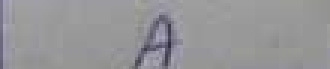
#> input picture HRT Recognition/code/10.png, 110 x 23 px, given in place of m06-019-00.png, which was not available (shown 3 times larger)
$ jupyter execute --allow-errors AI_project.ipynb   (shell and % lines are left out)   (older library calls are emulated)   (text cells are left out)
#> lines starting #> are read from the running program, lines starting #| are printed output that depends on the picture; after the words box and inside, x2 and y2 are one past the last pixel; in counts of white or black regions, pixels touching at a corner belong together; pictures that were not available may be replaced by others from this repository, and a replacement may not be noted
[cell 1]
from google.colab import drive


drive.mount('/content/gdrive')

[cell 2]
# importing the "tarfile" module
import tarfile

# open file
#> (the rest of this cell did not finish here and is left out)

[cell 3]
# !sudo apt-get install tesseract-ocr
import tensorflow as tf
tf.__version__

[cell 4]
# import the necessary packages
from PIL import Image
import pytesseract
import argparse
import cv2
import os

img="/content/Destination/m06/m06-019/m06-019-00.png"
preprocess = "thresh"
# preprocess = "blur"

[cell 5]
# load the example image and convert it to grayscale
image = cv2.imread(img)
#> image is the input picture: shape (23, 110, 3); mean B, G, R 151.9, 149.4, 149.8
gray = cv2.cvtColor(image, cv2.COLOR_BGR2GRAY)
# check to see if we should apply thresholding to preprocess the
# image
if preprocess == "thresh":
	gray = cv2.threshold(gray, 0, 255,
		cv2.THRESH_BINARY | cv2.THRESH_OTSU)[1]
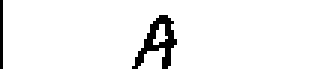
#> gray: shape (23, 110) (shown 3 times larger); 94.9% white; black in thin lines or dots, all inside (x1, y1, x2, y2) = (0, 0, 59, 23)
# make a check to see if median blurring should be done to remove
# noise
elif preprocess == "blur":
	gray = cv2.medianBlur(gray, 3)
# write the grayscale image to disk as a temporary file so we can
# apply OCR to it
filename = "{}.png".format(os.getpid())
cv2.imwrite(filename, gray)
#> Out = True

[cell 6]
from google.colab.patches import cv2_imshow
# load the image as a PIL/Pillow image, apply OCR, and then delete
# the temporary file
#> (the rest of this cell did not finish here and is left out)

[cell 7]
import json

# Data to be written
dictionary ={
    "username":"abdullahhabib86","key":"da2f205844771e60d393c8816cb1dc7d"
}
#> dictionary = {'username': 'abdullahhabib86', 'key': 'da2f205844771e60d393c8816cb1dc7d'}

with open("kaggle.json", "w") as outfile:
    json.dump(dictionary, outfile)

#> (a cell that did not finish here is left out)

[cell 9]
import numpy as np
import pandas as pd
from keras.preprocessing.image import ImageDataGenerator
import os
import random
import cv2
import imutils
import random
import matplotlib.pyplot as plt
import seaborn as sns
from sklearn.preprocessing import LabelBinarizer
from keras.utils import np_utils
from keras.models import Sequential,model_from_json
from keras import optimizers
from keras import backend as K
from keras.layers import Dense, Activation, Flatten, MaxPooling2D, Dropout
from keras.layers import Conv2D, MaxPooling2D, BatchNormalization

[cell 10]
dir = "/content/input/handwritten-characters/Train/"
train_data = []
img_size = 32
non_chars = ["#","$","&","@"]
for i in os.listdir(dir):
    if i in non_chars:
        continue
    count = 0
    sub_directory = os.path.join(dir,i)
    for j in os.listdir(sub_directory):
        count+=1
        if count > 4000:
            break
        img = cv2.imread(os.path.join(sub_directory,j),0)
#> img: shape (23, 110); min 48, max 174, mean 149.5
        img = cv2.resize(img,(img_size,img_size))
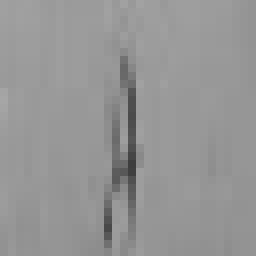
#> img: shape (32, 32) (shown 8 times larger); min 62, max 166, mean 149.4
        train_data.append([img,i])

[cell 11]
len(train_data)
#> Out = 1

[cell 12]
val_dir = "/content/input/handwritten-characters/Validation/"
val_data = []
img_size = 32
for i in os.listdir(val_dir):
    if i in non_chars:
        continue
    count = 0
    sub_directory = os.path.join(val_dir,i)
    for j in os.listdir(sub_directory):
        count+=1
        if count > 1000:
            break
        img = cv2.imread(os.path.join(sub_directory,j),0)
        img = cv2.resize(img,(img_size,img_size))
        val_data.append([img,i])

[cell 13]
len(val_data)
#> Out = 1

[cell 14]
random.shuffle(train_data)
random.shuffle(val_data)

[cell 15]
train_X = []
train_Y = []
for image,label in train_data:
    train_X.append(image)
    train_Y.append(label)
#> this loop made 1 pass
#> label on pass 1: '10.png'
#> after the loop, train_X = 1 item; train_Y = ['10.png']

[cell 16]
val_X = []
val_Y = []
for image,label in val_data:
    val_X.append(image)
    val_Y.append(label)
#> after the loop, val_X = 1 item; val_Y = ['10.png']
# print("train_y",train_Y)

print(set(val_Y))
#| {'10.png'}

[cell 17]
LB = LabelBinarizer()
train_Y = LB.fit_transform(train_Y)
#> train_Y = [0]
val_Y = LB.fit_transform(val_Y)
#> val_Y = [0]

[cell 18]
import pickle

# Save the LabelBinarizer
with open('label_binarizer.pickle', 'wb') as f:
    pickle.dump(LB, f)

[cell 19]
train_X = np.array(train_X)/255.0
train_X = train_X.reshape(-1,32,32,1)
train_Y = np.array(train_Y)

[cell 20]
print(train_X.shape)
#| (1, 32, 32, 1)

[cell 21]
val_X = np.array(val_X)/255.0
val_X = val_X.reshape(-1,32,32,1)
val_Y = np.array(val_Y)

[cell 22]
print(train_X.shape,val_X.shape)
#| (1, 32, 32, 1) (1, 32, 32, 1)

[cell 23]
print(train_Y.shape,val_Y.shape)
#| (1, 1) (1, 1)

$ run again, on HRT Recognition/code/12.png
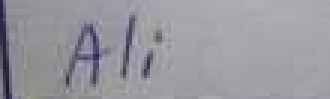
#> input picture HRT Recognition/code/12.png, 110 x 33 px, given in place of m06-019-00.png, which was not available (shown 3 times larger)
#> image is the input picture: shape (33, 110, 3); mean B, G, R 158.2, 151.5, 152.7
#> `gray = cv2.threshold(gray, 0, 255, cv2.THRESH_BINARY | cv2.THRESH_OTSU..`:
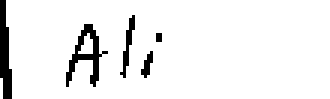
#> gray: shape (33, 110) (shown 3 times larger); 93.1% white; 5 black regions (2 under 20 px), largest, box (x1, y1, x2, y2) and area: (22, 8, 36, 29) 96, (0, 0, 4, 33) 93, (40, 5, 45, 26) 36
#> `cv2.imwrite(filename, gray)`: Out = True
#> dictionary = {'username': 'abdullahhabib86', 'key': 'da2f205844771e60d393c8816cb1dc7d'}
#> `img = cv2.resize(img,(img_size,img_size))`:
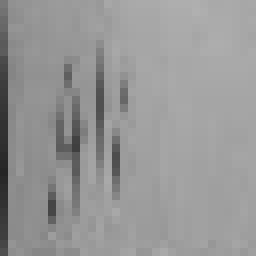
#> img: shape (32, 32) (shown 8 times larger); min 37, max 176, mean 151.1
#> `len(train_data)`: Out = 1
#> the loop `for image,label in train_data:` made 1 pass
#> label on pass 1: '12.png'
#> after the loop `for image,label in train_data:`: train_X = 1 item; train_Y = ['12.png']
#> the loop `for image,label in val_data:` made 1 pass
#> after the loop `for image,label in val_data:`: val_X = 1 item; val_Y = ['12.png']
#| {'12.png'}
#> `train_Y = LB.fit_transform(train_Y)`: train_Y = [0]
#| (1, 32, 32, 1)
#| (1, 32, 32, 1) (1, 32, 32, 1)
#| (1, 1) (1, 1)

$ run again, on HRT Recognition/code/13.png
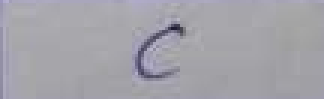
#> input picture HRT Recognition/code/13.png, 108 x 33 px, given in place of m06-019-00.png, which was not available (shown 3 times larger)
#> image is the input picture: shape (33, 108, 3); mean B, G, R 169.7, 162.3, 163.5
#> `gray = cv2.threshold(gray, 0, 255, cv2.THRESH_BINARY | cv2.THRESH_OTSU..`:
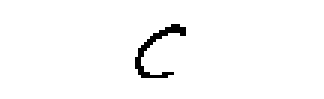
#> gray: shape (33, 108) (shown 3 times larger); 97.9% white; black in thin lines or dots, all inside (x1, y1, x2, y2) = (45, 8, 62, 26)
#> `cv2.imwrite(filename, gray)`: Out = True
#> dictionary = {'username': 'abdullahhabib86', 'key': 'da2f205844771e60d393c8816cb1dc7d'}
#> `img = cv2.resize(img,(img_size,img_size))`:
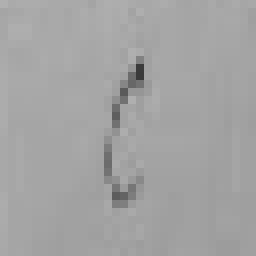
#> img: shape (32, 32) (shown 8 times larger); min 58, max 176, mean 163.1
#> `len(train_data)`: Out = 1
#> the loop `for image,label in train_data:` made 1 pass
#> label on pass 1: '13.png'
#> after the loop `for image,label in train_data:`: train_X = 1 item; train_Y = ['13.png']
#> the loop `for image,label in val_data:` made 1 pass
#> after the loop `for image,label in val_data:`: val_X = 1 item; val_Y = ['13.png']
#| {'13.png'}
#> `train_Y = LB.fit_transform(train_Y)`: train_Y = [0]
#| (1, 32, 32, 1)
#| (1, 32, 32, 1) (1, 32, 32, 1)
#| (1, 1) (1, 1)
